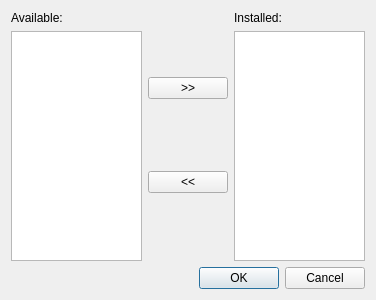
<?xml version="1.0" encoding="UTF-8"?>
<ui version="4.0">
 <class>PluginManageDialog</class>
 <widget class="QDialog" name="PluginManageDialog">
  <property name="geometry">
   <rect>
    <x>0</x>
    <y>0</y>
    <width>376</width>
    <height>300</height>
   </rect>
  </property>
  <property name="windowTitle">
   <string>Plugin Manager</string>
  </property>
  <layout class="QGridLayout" name="gridLayout">
   <item row="0" column="0">
    <layout class="QHBoxLayout" name="horizontalLayout">
     <item>
      <layout class="QVBoxLayout" name="verticalLayout_2">
       <item>
        <widget class="QLabel" name="label">
         <property name="text">
          <string>Available:</string>
         </property>
        </widget>
       </item>
       <item>
        <widget class="QListWidget" name="availableList"/>
       </item>
      </layout>
     </item>
     <item>
      <layout class="QVBoxLayout" name="verticalLayout">
       <item>
        <widget class="QPushButton" name="addButton">
         <property name="text">
          <string>&gt;&gt;</string>
         </property>
        </widget>
       </item>
       <item>
        <widget class="QPushButton" name="removeButton">
         <property name="text">
          <string>&lt;&lt;</string>
         </property>
        </widget>
       </item>
      </layout>
     </item>
     <item>
      <layout class="QVBoxLayout" name="verticalLayout_3">
       <item>
        <widget class="QLabel" name="label_2">
         <property name="text">
          <string>Installed:</string>
         </property>
        </widget>
       </item>
       <item>
        <widget class="QListWidget" name="selectedList"/>
       </item>
      </layout>
     </item>
    </layout>
   </item>
   <item row="2" column="0">
    <widget class="QDialogButtonBox" name="buttonBox">
     <property name="orientation">
      <enum>Qt::Horizontal</enum>
     </property>
     <property name="standardButtons">
      <set>QDialogButtonBox::Cancel|QDialogButtonBox::Ok</set>
     </property>
    </widget>
   </item>
   <item row="1" column="0">
    <layout class="QHBoxLayout" name="customLayout">
     <property name="spacing">
      <number>0</number>
     </property>
    </layout>
   </item>
  </layout>
 </widget>
 <resources/>
 <connections>
  <connection>
   <sender>buttonBox</sender>
   <signal>accepted()</signal>
   <receiver>PluginManageDialog</receiver>
   <slot>accept()</slot>
   <hints>
    <hint type="sourcelabel">
     <x>248</x>
     <y>254</y>
    </hint>
    <hint type="destinationlabel">
     <x>157</x>
     <y>274</y>
    </hint>
   </hints>
  </connection>
  <connection>
   <sender>buttonBox</sender>
   <signal>rejected()</signal>
   <receiver>PluginManageDialog</receiver>
   <slot>reject()</slot>
   <hints>
    <hint type="sourcelabel">
     <x>316</x>
     <y>260</y>
    </hint>
    <hint type="destinationlabel">
     <x>286</x>
     <y>274</y>
    </hint>
   </hints>
  </connection>
 </connections>
</ui>
